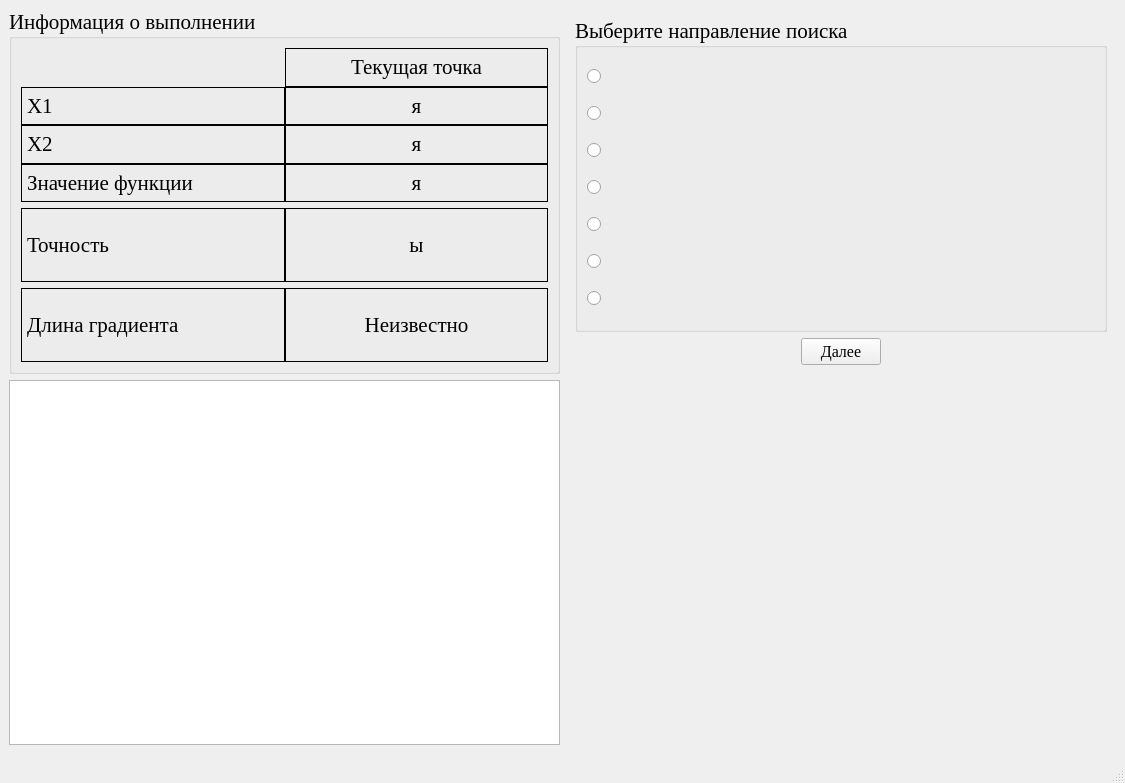
<?xml version="1.0" encoding="UTF-8"?>
<ui version="4.0">
 <class>NotWen</class>
 <widget class="QMainWindow" name="NotWen">
  <property name="windowModality">
   <enum>Qt::ApplicationModal</enum>
  </property>
  <property name="geometry">
   <rect>
    <x>0</x>
    <y>0</y>
    <width>1125</width>
    <height>783</height>
   </rect>
  </property>
  <property name="font">
   <font>
    <family>Times New Roman</family>
    <pointsize>16</pointsize>
   </font>
  </property>
  <property name="windowTitle">
   <string>Метод Ньютона</string>
  </property>
  <property name="windowIcon">
   <iconset resource="data.qrc">
    <normaloff>:/icon/icon.bmp</normaloff>:/icon/icon.bmp</iconset>
  </property>
  <widget class="QWidget" name="centralwidget">
   <layout class="QGridLayout" name="gridLayout_17" columnstretch="1,1">
    <item row="0" column="0">
     <widget class="QGroupBox" name="groupBox_2">
      <property name="title">
       <string>Информация о выполнении</string>
      </property>
      <layout class="QGridLayout" name="gridLayout_6">
       <item row="0" column="0">
        <layout class="QGridLayout" name="gridLayout_3" columnstretch="1,1">
         <property name="spacing">
          <number>0</number>
         </property>
         <item row="0" column="1">
          <widget class="QLabel" name="label_11">
           <property name="frameShape">
            <enum>QFrame::Box</enum>
           </property>
           <property name="text">
            <string>Текущая точка</string>
           </property>
           <property name="alignment">
            <set>Qt::AlignCenter</set>
           </property>
           <property name="textInteractionFlags">
            <set>Qt::LinksAccessibleByMouse|Qt::TextSelectableByMouse</set>
           </property>
          </widget>
         </item>
         <item row="1" column="0">
          <widget class="QLabel" name="label_5">
           <property name="frameShape">
            <enum>QFrame::Box</enum>
           </property>
           <property name="text">
            <string>Х1</string>
           </property>
           <property name="textInteractionFlags">
            <set>Qt::LinksAccessibleByMouse|Qt::TextSelectableByMouse</set>
           </property>
          </widget>
         </item>
         <item row="1" column="1">
          <widget class="QLabel" name="x1_lb">
           <property name="frameShape">
            <enum>QFrame::Box</enum>
           </property>
           <property name="text">
            <string>я</string>
           </property>
           <property name="alignment">
            <set>Qt::AlignCenter</set>
           </property>
           <property name="textInteractionFlags">
            <set>Qt::LinksAccessibleByMouse|Qt::TextSelectableByMouse</set>
           </property>
          </widget>
         </item>
         <item row="2" column="0">
          <widget class="QLabel" name="label_6">
           <property name="frameShape">
            <enum>QFrame::Box</enum>
           </property>
           <property name="text">
            <string>Х2</string>
           </property>
           <property name="textInteractionFlags">
            <set>Qt::LinksAccessibleByMouse|Qt::TextSelectableByMouse</set>
           </property>
          </widget>
         </item>
         <item row="2" column="1">
          <widget class="QLabel" name="x2_lb">
           <property name="frameShape">
            <enum>QFrame::Box</enum>
           </property>
           <property name="text">
            <string>я</string>
           </property>
           <property name="alignment">
            <set>Qt::AlignCenter</set>
           </property>
           <property name="textInteractionFlags">
            <set>Qt::LinksAccessibleByMouse|Qt::TextSelectableByMouse</set>
           </property>
          </widget>
         </item>
         <item row="3" column="0">
          <widget class="QLabel" name="label_10">
           <property name="frameShape">
            <enum>QFrame::Box</enum>
           </property>
           <property name="text">
            <string>Значение функции</string>
           </property>
           <property name="textInteractionFlags">
            <set>Qt::LinksAccessibleByMouse|Qt::TextSelectableByMouse</set>
           </property>
          </widget>
         </item>
         <item row="3" column="1">
          <widget class="QLabel" name="fsign_lb">
           <property name="frameShape">
            <enum>QFrame::Box</enum>
           </property>
           <property name="text">
            <string>я</string>
           </property>
           <property name="alignment">
            <set>Qt::AlignCenter</set>
           </property>
           <property name="textInteractionFlags">
            <set>Qt::LinksAccessibleByMouse|Qt::TextSelectableByMouse</set>
           </property>
          </widget>
         </item>
        </layout>
       </item>
       <item row="1" column="0">
        <layout class="QGridLayout" name="gridLayout_2" columnstretch="1,1">
         <property name="horizontalSpacing">
          <number>0</number>
         </property>
         <item row="0" column="0">
          <widget class="QLabel" name="label">
           <property name="frameShape">
            <enum>QFrame::Box</enum>
           </property>
           <property name="text">
            <string>Точность</string>
           </property>
           <property name="textInteractionFlags">
            <set>Qt::LinksAccessibleByMouse|Qt::TextSelectableByMouse</set>
           </property>
          </widget>
         </item>
         <item row="0" column="1">
          <widget class="QLabel" name="precision_lb">
           <property name="frameShape">
            <enum>QFrame::Box</enum>
           </property>
           <property name="text">
            <string>ы</string>
           </property>
           <property name="alignment">
            <set>Qt::AlignCenter</set>
           </property>
           <property name="textInteractionFlags">
            <set>Qt::LinksAccessibleByMouse|Qt::TextSelectableByMouse</set>
           </property>
          </widget>
         </item>
         <item row="1" column="0">
          <widget class="QLabel" name="label_7">
           <property name="frameShape">
            <enum>QFrame::Box</enum>
           </property>
           <property name="text">
            <string>Длина градиента</string>
           </property>
           <property name="textInteractionFlags">
            <set>Qt::LinksAccessibleByMouse|Qt::TextSelectableByMouse</set>
           </property>
          </widget>
         </item>
         <item row="1" column="1">
          <widget class="QLabel" name="length_grad_lb">
           <property name="frameShape">
            <enum>QFrame::Box</enum>
           </property>
           <property name="text">
            <string>Неизвестно</string>
           </property>
           <property name="alignment">
            <set>Qt::AlignCenter</set>
           </property>
           <property name="textInteractionFlags">
            <set>Qt::LinksAccessibleByMouse|Qt::TextSelectableByMouse</set>
           </property>
          </widget>
         </item>
        </layout>
       </item>
      </layout>
     </widget>
    </item>
    <item row="0" column="1">
     <widget class="QStackedWidget" name="stackedWidget">
      <property name="currentIndex">
       <number>0</number>
      </property>
      <widget class="QWidget" name="direction_search">
       <layout class="QGridLayout" name="gridLayout_4" rowstretch="1,0">
        <item row="0" column="0">
         <widget class="QGroupBox" name="groupBox">
          <property name="font">
           <font>
            <weight>50</weight>
            <bold>false</bold>
           </font>
          </property>
          <property name="title">
           <string>Выберите направление поиска</string>
          </property>
          <layout class="QGridLayout" name="gridLayout" columnstretch="0,1">
           <item row="0" column="0">
            <widget class="QRadioButton" name="gxk">
             <property name="font">
              <font>
               <pointsize>14</pointsize>
              </font>
             </property>
            </widget>
           </item>
           <item row="0" column="1">
            <widget class="QLabel" name="label_8">
             <property name="font">
              <font>
               <pointsize>14</pointsize>
              </font>
             </property>
             <property name="pixmap">
              <pixmap resource="data.qrc">:/icon/NotWen/g(xk).bmp</pixmap>
             </property>
            </widget>
           </item>
           <item row="1" column="0">
            <widget class="QRadioButton" name="gradfxk">
             <property name="font">
              <font>
               <pointsize>14</pointsize>
              </font>
             </property>
            </widget>
           </item>
           <item row="1" column="1">
            <widget class="QLabel" name="label_9">
             <property name="font">
              <font>
               <pointsize>14</pointsize>
              </font>
             </property>
             <property name="pixmap">
              <pixmap resource="data.qrc">:/icon/NotWen/gradf(xk).bmp</pixmap>
             </property>
            </widget>
           </item>
           <item row="2" column="0">
            <widget class="QRadioButton" name="_g_xkgradfxk">
             <property name="font">
              <font>
               <pointsize>14</pointsize>
              </font>
             </property>
            </widget>
           </item>
           <item row="2" column="1">
            <widget class="QLabel" name="label_12">
             <property name="font">
              <font>
               <pointsize>14</pointsize>
              </font>
             </property>
             <property name="pixmap">
              <pixmap resource="data.qrc">:/icon/NotWen/_g_(xk)gradf(xk).bmp</pixmap>
             </property>
            </widget>
           </item>
           <item row="3" column="0">
            <widget class="QRadioButton" name="g_xkgradfxk">
             <property name="font">
              <font>
               <pointsize>14</pointsize>
              </font>
             </property>
            </widget>
           </item>
           <item row="3" column="1">
            <widget class="QLabel" name="label_13">
             <property name="font">
              <font>
               <pointsize>14</pointsize>
              </font>
             </property>
             <property name="pixmap">
              <pixmap resource="data.qrc">:/icon/NotWen/g_(xk)gradf(xk).bmp</pixmap>
             </property>
            </widget>
           </item>
           <item row="4" column="0">
            <widget class="QRadioButton" name="gxkgradfxk">
             <property name="font">
              <font>
               <pointsize>14</pointsize>
              </font>
             </property>
            </widget>
           </item>
           <item row="4" column="1">
            <widget class="QLabel" name="label_14">
             <property name="font">
              <font>
               <pointsize>14</pointsize>
              </font>
             </property>
             <property name="pixmap">
              <pixmap resource="data.qrc">:/icon/NotWen/g(xk)gradf(xk).bmp</pixmap>
             </property>
            </widget>
           </item>
           <item row="5" column="0">
            <widget class="QRadioButton" name="gradfxkgxk">
             <property name="font">
              <font>
               <pointsize>14</pointsize>
              </font>
             </property>
            </widget>
           </item>
           <item row="5" column="1">
            <widget class="QLabel" name="label_15">
             <property name="font">
              <font>
               <pointsize>14</pointsize>
              </font>
             </property>
             <property name="pixmap">
              <pixmap resource="data.qrc">:/icon/NotWen/gradf(xk)g(xk).bmp</pixmap>
             </property>
            </widget>
           </item>
           <item row="6" column="0">
            <widget class="QRadioButton" name="gradfxkg_xk">
             <property name="font">
              <font>
               <pointsize>14</pointsize>
              </font>
             </property>
            </widget>
           </item>
           <item row="6" column="1">
            <widget class="QLabel" name="label_16">
             <property name="font">
              <font>
               <pointsize>14</pointsize>
              </font>
             </property>
             <property name="pixmap">
              <pixmap resource="data.qrc">:/icon/NotWen/gradf(xk)g_(xk).bmp</pixmap>
             </property>
            </widget>
           </item>
          </layout>
         </widget>
        </item>
        <item row="1" column="0">
         <layout class="QHBoxLayout" name="horizontalLayout_2">
          <item>
           <spacer name="horizontalSpacer">
            <property name="orientation">
             <enum>Qt::Horizontal</enum>
            </property>
            <property name="sizeHint" stdset="0">
             <size>
              <width>40</width>
              <height>20</height>
             </size>
            </property>
           </spacer>
          </item>
          <item>
           <widget class="QPushButton" name="next1_bt">
            <property name="font">
             <font>
              <pointsize>12</pointsize>
             </font>
            </property>
            <property name="text">
             <string>Далее</string>
            </property>
           </widget>
          </item>
          <item>
           <spacer name="horizontalSpacer_2">
            <property name="orientation">
             <enum>Qt::Horizontal</enum>
            </property>
            <property name="sizeHint" stdset="0">
             <size>
              <width>40</width>
              <height>20</height>
             </size>
            </property>
           </spacer>
          </item>
         </layout>
        </item>
       </layout>
      </widget>
      <widget class="QWidget" name="definitions">
       <layout class="QGridLayout" name="gridLayout_10" rowstretch="1,0">
        <item row="0" column="0">
         <widget class="QGroupBox" name="groupBox_5">
          <property name="title">
           <string>Координаты вектора градиента - это...</string>
          </property>
          <layout class="QGridLayout" name="gridLayout_5">
           <item row="0" column="0">
            <widget class="QRadioButton" name="proizvod_first">
             <property name="font">
              <font>
               <pointsize>14</pointsize>
              </font>
             </property>
             <property name="text">
              <string>производные первого порядка</string>
             </property>
            </widget>
           </item>
           <item row="1" column="0">
            <widget class="QRadioButton" name="part_proizvod_first">
             <property name="font">
              <font>
               <pointsize>14</pointsize>
              </font>
             </property>
             <property name="text">
              <string>частные производные первого порядка</string>
             </property>
            </widget>
           </item>
           <item row="2" column="0">
            <widget class="QRadioButton" name="proizvod_second">
             <property name="font">
              <font>
               <pointsize>14</pointsize>
              </font>
             </property>
             <property name="text">
              <string>производные второго порядка</string>
             </property>
            </widget>
           </item>
           <item row="3" column="0">
            <widget class="QRadioButton" name="part_proizvod_second">
             <property name="font">
              <font>
               <pointsize>14</pointsize>
              </font>
             </property>
             <property name="text">
              <string>частные производные второго порядка</string>
             </property>
            </widget>
           </item>
          </layout>
         </widget>
        </item>
        <item row="1" column="0">
         <layout class="QHBoxLayout" name="horizontalLayout_6">
          <item>
           <spacer name="horizontalSpacer_5">
            <property name="orientation">
             <enum>Qt::Horizontal</enum>
            </property>
            <property name="sizeHint" stdset="0">
             <size>
              <width>40</width>
              <height>20</height>
             </size>
            </property>
           </spacer>
          </item>
          <item>
           <widget class="QPushButton" name="next2_bt">
            <property name="font">
             <font>
              <pointsize>12</pointsize>
             </font>
            </property>
            <property name="text">
             <string>Далее</string>
            </property>
           </widget>
          </item>
          <item>
           <spacer name="horizontalSpacer_6">
            <property name="orientation">
             <enum>Qt::Horizontal</enum>
            </property>
            <property name="sizeHint" stdset="0">
             <size>
              <width>40</width>
              <height>20</height>
             </size>
            </property>
           </spacer>
          </item>
         </layout>
        </item>
       </layout>
      </widget>
      <widget class="QWidget" name="in_grad">
       <layout class="QGridLayout" name="gridLayout_8" rowstretch="1,0">
        <item row="0" column="0">
         <widget class="QGroupBox" name="groupBox_4">
          <property name="title">
           <string>Введите градиент</string>
          </property>
          <layout class="QGridLayout" name="gridLayout_7">
           <item row="0" column="0">
            <layout class="QHBoxLayout" name="horizontalLayout_4" stretch="0,1">
             <item>
              <widget class="QLabel" name="label_2">
               <property name="font">
                <font>
                 <pointsize>14</pointsize>
                </font>
               </property>
               <property name="pixmap">
                <pixmap resource="data.qrc">:/icon/dfdx1.bmp</pixmap>
               </property>
              </widget>
             </item>
             <item>
              <widget class="QLineEdit" name="dfdx1">
               <property name="font">
                <font>
                 <pointsize>14</pointsize>
                </font>
               </property>
              </widget>
             </item>
            </layout>
           </item>
           <item row="1" column="0">
            <layout class="QHBoxLayout" name="horizontalLayout_5">
             <item>
              <widget class="QLabel" name="label_4">
               <property name="font">
                <font>
                 <pointsize>14</pointsize>
                </font>
               </property>
               <property name="pixmap">
                <pixmap resource="data.qrc">:/icon/dfdx2.bmp</pixmap>
               </property>
              </widget>
             </item>
             <item>
              <widget class="QLineEdit" name="dfdx2">
               <property name="font">
                <font>
                 <pointsize>14</pointsize>
                </font>
               </property>
              </widget>
             </item>
            </layout>
           </item>
          </layout>
         </widget>
        </item>
        <item row="1" column="0">
         <layout class="QHBoxLayout" name="horizontalLayout_3">
          <item>
           <spacer name="horizontalSpacer_3">
            <property name="orientation">
             <enum>Qt::Horizontal</enum>
            </property>
            <property name="sizeHint" stdset="0">
             <size>
              <width>40</width>
              <height>20</height>
             </size>
            </property>
           </spacer>
          </item>
          <item>
           <widget class="QPushButton" name="next3_bt">
            <property name="font">
             <font>
              <pointsize>12</pointsize>
             </font>
            </property>
            <property name="text">
             <string>Далее</string>
            </property>
           </widget>
          </item>
          <item>
           <spacer name="horizontalSpacer_4">
            <property name="orientation">
             <enum>Qt::Horizontal</enum>
            </property>
            <property name="sizeHint" stdset="0">
             <size>
              <width>40</width>
              <height>20</height>
             </size>
            </property>
           </spacer>
          </item>
         </layout>
        </item>
       </layout>
      </widget>
      <widget class="QWidget" name="criterion_stop">
       <layout class="QGridLayout" name="gridLayout_12" rowstretch="1,0">
        <item row="0" column="0">
         <widget class="QGroupBox" name="groupBox_6">
          <property name="title">
           <string>Выберите критерий остановки</string>
          </property>
          <layout class="QGridLayout" name="gridLayout_9" columnstretch="0,1">
           <item row="0" column="0">
            <widget class="QRadioButton" name="fxk1_fxk">
             <property name="font">
              <font>
               <pointsize>14</pointsize>
              </font>
             </property>
            </widget>
           </item>
           <item row="0" column="1">
            <widget class="QLabel" name="label_17">
             <property name="pixmap">
              <pixmap resource="data.qrc">:/icon/NotWen/f(xk1)_f(xk).bmp</pixmap>
             </property>
            </widget>
           </item>
           <item row="1" column="0">
            <widget class="QRadioButton" name="gradfxk_more">
             <property name="font">
              <font>
               <pointsize>14</pointsize>
              </font>
             </property>
            </widget>
           </item>
           <item row="1" column="1">
            <widget class="QLabel" name="label_18">
             <property name="pixmap">
              <pixmap resource="data.qrc">:/icon/NotWen/gradf(xk)_more.bmp</pixmap>
             </property>
            </widget>
           </item>
           <item row="2" column="0">
            <widget class="QRadioButton" name="xk1_xk">
             <property name="font">
              <font>
               <pointsize>14</pointsize>
              </font>
             </property>
            </widget>
           </item>
           <item row="2" column="1">
            <widget class="QLabel" name="label_19">
             <property name="pixmap">
              <pixmap resource="data.qrc">:/icon/NotWen/xk1_xk.bmp</pixmap>
             </property>
            </widget>
           </item>
           <item row="3" column="0">
            <widget class="QRadioButton" name="gradfxk_less">
             <property name="font">
              <font>
               <pointsize>14</pointsize>
              </font>
             </property>
            </widget>
           </item>
           <item row="3" column="1">
            <widget class="QLabel" name="label_20">
             <property name="pixmap">
              <pixmap resource="data.qrc">:/icon/NotWen/gradf(xk)_less.bmp</pixmap>
             </property>
            </widget>
           </item>
           <item row="4" column="0">
            <widget class="QRadioButton" name="gxk_less"/>
           </item>
           <item row="4" column="1">
            <widget class="QLabel" name="label_21">
             <property name="pixmap">
              <pixmap resource="data.qrc">:/icon/NotWen/g(xk)_less.bmp</pixmap>
             </property>
            </widget>
           </item>
          </layout>
         </widget>
        </item>
        <item row="1" column="0">
         <layout class="QHBoxLayout" name="horizontalLayout_7">
          <item>
           <spacer name="horizontalSpacer_7">
            <property name="orientation">
             <enum>Qt::Horizontal</enum>
            </property>
            <property name="sizeHint" stdset="0">
             <size>
              <width>40</width>
              <height>20</height>
             </size>
            </property>
           </spacer>
          </item>
          <item>
           <widget class="QPushButton" name="next4_bt">
            <property name="font">
             <font>
              <pointsize>12</pointsize>
             </font>
            </property>
            <property name="text">
             <string>Далее</string>
            </property>
           </widget>
          </item>
          <item>
           <spacer name="horizontalSpacer_8">
            <property name="orientation">
             <enum>Qt::Horizontal</enum>
            </property>
            <property name="sizeHint" stdset="0">
             <size>
              <width>40</width>
              <height>20</height>
             </size>
            </property>
           </spacer>
          </item>
         </layout>
        </item>
       </layout>
      </widget>
      <widget class="QWidget" name="change_action">
       <layout class="QGridLayout" name="gridLayout_13" rowstretch="1,0">
        <item row="0" column="0">
         <widget class="QGroupBox" name="groupBox_3">
          <property name="title">
           <string>Выберите действие</string>
          </property>
          <layout class="QGridLayout" name="gridLayout_11">
           <item row="0" column="0">
            <widget class="QRadioButton" name="to_continue">
             <property name="font">
              <font>
               <pointsize>14</pointsize>
              </font>
             </property>
             <property name="text">
              <string>Остановиться</string>
             </property>
            </widget>
           </item>
           <item row="1" column="0">
            <widget class="QRadioButton" name="stop">
             <property name="font">
              <font>
               <pointsize>14</pointsize>
              </font>
             </property>
             <property name="text">
              <string>Продолжить</string>
             </property>
            </widget>
           </item>
          </layout>
         </widget>
        </item>
        <item row="1" column="0">
         <layout class="QHBoxLayout" name="horizontalLayout_8">
          <item>
           <spacer name="horizontalSpacer_9">
            <property name="orientation">
             <enum>Qt::Horizontal</enum>
            </property>
            <property name="sizeHint" stdset="0">
             <size>
              <width>40</width>
              <height>20</height>
             </size>
            </property>
           </spacer>
          </item>
          <item>
           <widget class="QPushButton" name="next5_bt">
            <property name="font">
             <font>
              <pointsize>12</pointsize>
             </font>
            </property>
            <property name="text">
             <string>Далее</string>
            </property>
           </widget>
          </item>
          <item>
           <spacer name="horizontalSpacer_10">
            <property name="orientation">
             <enum>Qt::Horizontal</enum>
            </property>
            <property name="sizeHint" stdset="0">
             <size>
              <width>40</width>
              <height>20</height>
             </size>
            </property>
           </spacer>
          </item>
         </layout>
        </item>
       </layout>
      </widget>
      <widget class="QWidget" name="gessian">
       <layout class="QGridLayout" name="gridLayout_16">
        <item row="0" column="0">
         <widget class="QGroupBox" name="groupBox_7">
          <property name="title">
           <string>Введите гессиан</string>
          </property>
          <layout class="QGridLayout" name="gridLayout_15" columnstretch="0,1,1">
           <item row="0" column="0" rowspan="2">
            <widget class="QLabel" name="label_3">
             <property name="font">
              <font>
               <pointsize>14</pointsize>
              </font>
             </property>
             <property name="pixmap">
              <pixmap resource="data.qrc">:/icon/NotWen/g(x)_rav.bmp</pixmap>
             </property>
            </widget>
           </item>
           <item row="0" column="1">
            <widget class="QLineEdit" name="dfdx1dx1">
             <property name="font">
              <font>
               <pointsize>14</pointsize>
              </font>
             </property>
            </widget>
           </item>
           <item row="0" column="2">
            <widget class="QLineEdit" name="dfdx1dx2">
             <property name="font">
              <font>
               <pointsize>14</pointsize>
              </font>
             </property>
            </widget>
           </item>
           <item row="1" column="1">
            <widget class="QLineEdit" name="dfdx2dx1">
             <property name="font">
              <font>
               <pointsize>14</pointsize>
              </font>
             </property>
            </widget>
           </item>
           <item row="1" column="2">
            <widget class="QLineEdit" name="dfdx2dx2">
             <property name="font">
              <font>
               <pointsize>14</pointsize>
              </font>
             </property>
            </widget>
           </item>
          </layout>
         </widget>
        </item>
        <item row="1" column="0">
         <widget class="QGroupBox" name="groupBox_8">
          <property name="title">
           <string>Введите обратный гессиан</string>
          </property>
          <layout class="QGridLayout" name="gridLayout_14" columnstretch="0,1,1">
           <item row="0" column="0" rowspan="2">
            <widget class="QLabel" name="label_22">
             <property name="font">
              <font>
               <pointsize>14</pointsize>
              </font>
             </property>
             <property name="pixmap">
              <pixmap resource="data.qrc">:/icon/NotWen/g_(x)_rav.bmp</pixmap>
             </property>
            </widget>
           </item>
           <item row="0" column="1">
            <widget class="QLineEdit" name="gess11">
             <property name="font">
              <font>
               <pointsize>14</pointsize>
              </font>
             </property>
            </widget>
           </item>
           <item row="0" column="2">
            <widget class="QLineEdit" name="gess12">
             <property name="font">
              <font>
               <pointsize>14</pointsize>
              </font>
             </property>
            </widget>
           </item>
           <item row="1" column="1">
            <widget class="QLineEdit" name="gess21">
             <property name="font">
              <font>
               <pointsize>14</pointsize>
              </font>
             </property>
            </widget>
           </item>
           <item row="1" column="2">
            <widget class="QLineEdit" name="gess22">
             <property name="font">
              <font>
               <pointsize>14</pointsize>
              </font>
             </property>
            </widget>
           </item>
          </layout>
         </widget>
        </item>
        <item row="2" column="0">
         <layout class="QHBoxLayout" name="horizontalLayout_9">
          <item>
           <spacer name="horizontalSpacer_11">
            <property name="orientation">
             <enum>Qt::Horizontal</enum>
            </property>
            <property name="sizeHint" stdset="0">
             <size>
              <width>40</width>
              <height>20</height>
             </size>
            </property>
           </spacer>
          </item>
          <item>
           <widget class="QPushButton" name="next6_bt">
            <property name="font">
             <font>
              <pointsize>12</pointsize>
             </font>
            </property>
            <property name="text">
             <string>Далее</string>
            </property>
           </widget>
          </item>
          <item>
           <spacer name="horizontalSpacer_12">
            <property name="orientation">
             <enum>Qt::Horizontal</enum>
            </property>
            <property name="sizeHint" stdset="0">
             <size>
              <width>40</width>
              <height>20</height>
             </size>
            </property>
           </spacer>
          </item>
         </layout>
        </item>
       </layout>
      </widget>
     </widget>
    </item>
    <item row="1" column="0">
     <widget class="QTextBrowser" name="LogTxtBrsr">
      <property name="font">
       <font>
        <pointsize>14</pointsize>
       </font>
      </property>
     </widget>
    </item>
   </layout>
  </widget>
  <widget class="QMenuBar" name="menubar">
   <property name="geometry">
    <rect>
     <x>0</x>
     <y>0</y>
     <width>1125</width>
     <height>23</height>
    </rect>
   </property>
  </widget>
  <widget class="QStatusBar" name="statusbar"/>
 </widget>
 <resources>
  <include location="data.qrc"/>
 </resources>
 <connections/>
</ui>
